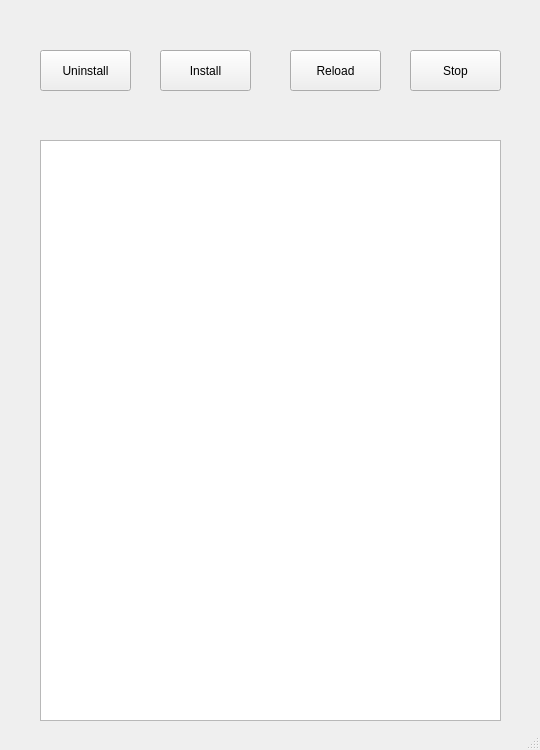
<?xml version="1.0" encoding="UTF-8"?>
<ui version="4.0">
 <class>MainWindow</class>
 <widget class="QMainWindow" name="MainWindow">
  <property name="geometry">
   <rect>
    <x>0</x>
    <y>0</y>
    <width>540</width>
    <height>750</height>
   </rect>
  </property>
  <property name="windowTitle">
   <string>System Power Management Uninstall/ Install App</string>
  </property>
  <widget class="QWidget" name="centralwidget">
   <widget class="QPushButton" name="uninstallBtn">
    <property name="geometry">
     <rect>
      <x>40</x>
      <y>50</y>
      <width>91</width>
      <height>41</height>
     </rect>
    </property>
    <property name="text">
     <string>Uninstall</string>
    </property>
   </widget>
   <widget class="QPushButton" name="installBtn">
    <property name="geometry">
     <rect>
      <x>160</x>
      <y>50</y>
      <width>91</width>
      <height>41</height>
     </rect>
    </property>
    <property name="text">
     <string>Install</string>
    </property>
   </widget>
   <widget class="QPushButton" name="stopBtn">
    <property name="geometry">
     <rect>
      <x>410</x>
      <y>50</y>
      <width>91</width>
      <height>41</height>
     </rect>
    </property>
    <property name="text">
     <string>Stop</string>
    </property>
   </widget>
   <widget class="QTableView" name="tableResult">
    <property name="geometry">
     <rect>
      <x>40</x>
      <y>140</y>
      <width>461</width>
      <height>581</height>
     </rect>
    </property>
   </widget>
   <widget class="QPushButton" name="reloadBtn">
    <property name="geometry">
     <rect>
      <x>290</x>
      <y>50</y>
      <width>91</width>
      <height>41</height>
     </rect>
    </property>
    <property name="text">
     <string>Reload</string>
    </property>
   </widget>
  </widget>
  <widget class="QStatusBar" name="statusbar"/>
 </widget>
 <resources/>
 <connections/>
</ui>
